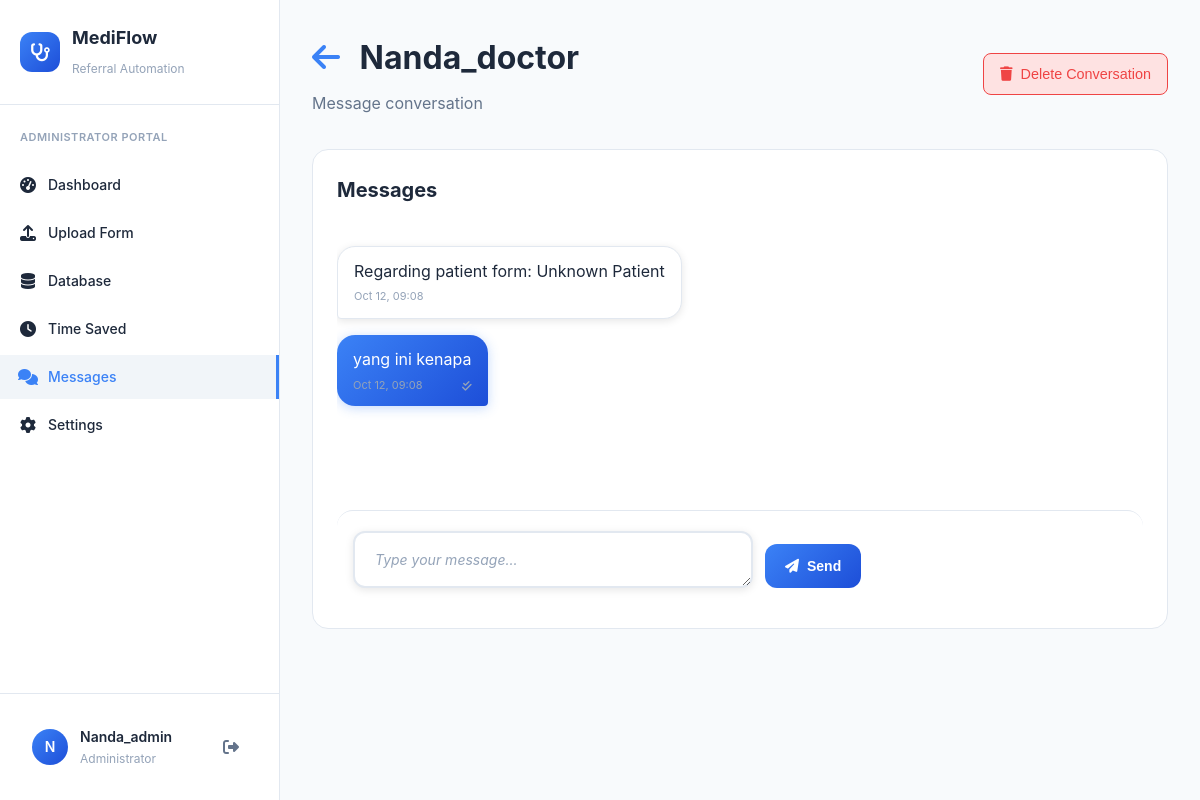
Page /messages/conversation/6/ (signed in) on the committed database.
### accounts/models.py (models this page shows, shortened)
class UserProfile(models.Model):
    ROLE_CHOICES = [
        ('administrator', 'Administrator'),
        ('screening_physician', 'Screening Physician'),
    ]
    user = models.OneToOneField(User, on_delete=models.CASCADE, related_name='profile')
    role = models.CharField(max_length=20, choices=ROLE_CHOICES, default='screening_physician')
    created_at = models.DateTimeField(auto_now_add=True)
    updated_at = models.DateTimeField(auto_now=True)

### messaging/models.py (models this page shows, shortened)
class Message(models.Model):
    conversation = models.ForeignKey(Conversation, on_delete=models.CASCADE, related_name='messages')
    sender = models.ForeignKey(User, on_delete=models.CASCADE, related_name='sent_messages')
    content = models.TextField()
    created_at = models.DateTimeField(default=timezone.now)
    is_read = models.BooleanField(default=False)
    edited_at = models.DateTimeField(null=True, blank=True)
    class Meta:
        ordering = ['created_at']

### messaging/views.py (the view, shortened to what this page needs)
# urls.py: path('conversation/<int:conversation_id>/', views.conversation_detail, name='conversation_detail'),
@login_required
def conversation_detail(request, conversation_id):
    conversation = get_object_or_404(
        Conversation,
        id=conversation_id,
        participants=request.user
    )
    unread_messages = conversation.messages.filter(
        ~Q(sender=request.user),
        is_read=False
    )
    for message in unread_messages:
        message.mark_as_read()
        MessageReadStatus.objects.get_or_create(
            message=message,
            user=request.user
        )
    messages_list = conversation.messages.select_related('sender').order_by('created_at')
    paginator = Paginator(messages_list, 50)
    page_number = request.GET.get('page')
    page_obj = paginator.get_page(page_number)
    context = {
        'conversation': conversation,
        'messages': page_obj,
        'other_participant': conversation.get_other_participant(request.user)
    }
    return render(request, 'messaging/conversation_detail.html', context)

### messaging/models.py (called while the page is built)
    def get_other_participant(self, user):
        return self.participants.exclude(id=user.id).first()

### templates/messaging/conversation_detail.html (shortened to what this page needs)
{% extends 'base.html' %}
{% load static %}
{% block extra_css %}
<link rel="stylesheet" href="{% static 'css/messaging.css' %}">
{% endblock %}
{% block content %}
<div class="dashboard-content">
    <div class="dashboard-header">
        <div class="header-content">
            <div class="header-text">
                <h1>
                    <a href="{% url 'messaging:inbox' %}" class="back-button">
                        <i class="fas fa-arrow-left"></i>
                    </a>
                    {% if other_participant %}
                        {{ other_participant.get_full_name|default:other_participant.username }}
                    {% else %}
                        {{ conversation.title|default:"Group Conversation" }}
                    {% endif %}
                </h1>
                <p>Message conversation</p>
            </div>
            <div class="header-actions">
                <button class="delete-conversation-btn" title="Delete entire conversation" onclick="deleteConversationFromDetail({{ conversation.id }}, '{% if other_participant %}{{ other_participant.get_full_name|default:other_participant.username }}{% else %}{{ conversation.title|default:'Group Conversation' }}{% endif %}')">
                    <i class="fas fa-trash"></i>
                    Delete Conversation
                </button>
            </div>
        </div>
    </div>
    <div class="dashboard-card" style="height: 60vh; display: flex; flex-direction: column;">
        <h2>Messages</h2>
        <div class="messages-container" id="messages-container" style="flex: 1; overflow-y: auto; padding: 20px 0;">
            {% if messages %}
            {% for message in messages %}
                <div class="message {% if message.sender == user %}sent{% else %}received{% endif %} {% if 'PHYSICIAN DECISION:' in message.content %}physician-decision{% endif %}">
                    <div class="message-bubble">
                        <div class="message-content" data-message-id="{{ message.id }}">{{ message.content|linebreaks }}</div>
                        <div class="message-time">
                            {{ message.created_at|date:"M j, H:i" }}
                            {% if message.sender == user %}
                                <i class="fas fa-check{% if message.is_read %}-double{% endif %}"></i>
                            {% endif %}
                        </div>
                    </div>
                </div>
            {% endfor %}
            {% endif %}
        </div>
        <form method="post" class="message-form" id="message-form" style="border-top: 1px solid var(--border-primary); padding-top: 20px; margin-top: 20px;">
            <div style="display: flex; gap: 12px; align-items: flex-end;">
                <textarea
                    name="content"
                    class="modern-input"
                    placeholder="Type your message..."
                    rows="1"
                    style="flex: 1; resize: vertical; min-height: 44px;"
                    required></textarea>
                <button type="submit" class="new-message-btn">
                    <i class="fas fa-paper-plane"></i>
                    Send
                </button>
            </div>
        </form>
    </div>
</div>
{% endblock %}

### templates/base.html (shortened to what this page needs)
<!DOCTYPE html>
<html lang="en">
<head>
    {% load static %}
    <link rel="stylesheet" href="{% static 'css/dashboard.css' %}">
    <link href="https://cdnjs.cloudflare.com/ajax/libs/font-awesome/6.4.0/css/all.min.css" rel="stylesheet">
    {% block extra_css %}{% endblock %}
</head>
<body data-theme="light">
    <div class="app-container">
        <aside class="sidebar">
            <div class="sidebar-header">
                <div class="logo">
                    <div class="logo-icon">
                        <i class="fas fa-stethoscope"></i>
                    </div>
                    <div class="logo-text">
                        <h3>MediFlow</h3>
                        <span>Referral Automation</span>
                    </div>
                </div>
            </div>
            <nav class="sidebar-nav">
                {% if user.profile.role == 'administrator' %}
                    <h4>ADMINISTRATOR PORTAL</h4>
                    <ul>
                        <li class="nav-item" data-page="dashboard">
                            <a href="{% url 'dashboard:home' %}">
                                <i class="fas fa-tachometer-alt"></i>
                                Dashboard
                            </a>
                        </li>
                        <li class="nav-item" data-page="upload">
                            <a href="{% url 'dashboard:upload_form' %}">
                                <i class="fas fa-upload"></i>
                                Upload Form
                            </a>
                        </li>
                        <li class="nav-item" data-page="database">
                            <a href="{% url 'dashboard:database' %}">
                                <i class="fas fa-database"></i>
                                Database
                            </a>
                        </li>
                        <li class="nav-item" data-page="time-saved">
                            <a href="{% url 'dashboard:time_saved' %}">
                                <i class="fas fa-clock"></i>
                                Time Saved
                            </a>
                        </li>
                        <li class="nav-item" data-page="messages">
                            <a href="{% url 'messaging:inbox' %}">
                                <i class="fas fa-comments"></i>
                                Messages
                            </a>
                        </li>
                        <li class="nav-item" data-page="settings">
                            <a href="{% url 'dashboard:settings' %}">
                                <i class="fas fa-cog"></i>
                                Settings
                            </a>
                        </li>
                    </ul>
                {% endif %}
            </nav>
            <div class="sidebar-footer">
                {% if user.is_authenticated %}
                <div class="user-profile">
                    <div class="user-avatar">{{ user.username|first|upper }}</div>
                    <div class="user-info">
                        <span class="user-name">{{ user.get_full_name|default:user.username }}</span>
                        <span class="user-role">{{ user.profile.get_role_display|default:"User" }}</span>
                    </div>
                    <div class="user-actions">
                        <a href="{% url 'accounts:logout' %}" class="logout-btn" title="Logout">
                            <i class="fas fa-sign-out-alt"></i>
                        </a>
                    </div>
                </div>
                {% endif %}
            </div>
        </aside>
        <main class="main-content">
            {% block content %}
            {% endblock %}
        </main>
    </div>
</body>
</html>

### static/css/messaging.css (style rules this page uses)
:root { --message-bg-sent: linear-gradient(135deg, #3b82f6, #60a5fa); --message-bg-received: var(--card-bg); --message-shadow-sent: 0 2px 12px rgba(59, 130, 246, 0.3); --message-shadow-received: var(--shadow-light); --conversation-hover-bg: var(--hover-bg); --conversation-active-border: var(--primary-color); }
.message-bubble { animation: messageSlideIn 0.3s ease-out; transform-origin: bottom; }

### templates/base.html (style rules this page uses)
:root { --bg-primary: #ffffff; --bg-secondary: #f8fafc; --bg-tertiary: #f1f5f9; --text-primary: #1e293b; --text-secondary: #64748b; --text-tertiary: #94a3b8; --border-primary: #e2e8f0; --border-secondary: #f1f5f9; --border-light: #f1f5f9; --shadow-light: 0 2px 8px rgba(0, 0, 0, 0.1); --shadow-medium: 0 4px 12px rgba(0, 0, 0, 0.15); --sidebar-bg: #ffffff; --sidebar-text: #1e293b; --card-bg: #ffffff; --input-bg: #ffffff; --hover-bg: #f8fafc; --primary-color: #3b82f6; --primary-dark: #1d4ed8; --accent-color: #1d4ed8; --success-color: #10b981; --success-bg: #dcfce7; --success-text: #166534; --error-color: #ef4444; --error-bg: #fee2e2; --error-text: #991b1b; --warning-color: #f59e0b; --warning-bg: #fef3c7; --warning-text: #92400e; }
body { background-color: var(--bg-secondary); color: var(--text-primary); transition: background-color 0.3s ease, color 0.3s ease; }

### templates/messaging/conversation_detail.html (style rules this page uses)
.back-button { color: var(--primary-color); text-decoration: none; margin-right: 12px; }
.header-content { display: flex; justify-content: space-between; align-items: center; }
.delete-conversation-btn { background: var(--error-bg); color: var(--error-color); border: 1px solid var(--error-color); border-radius: 8px; padding: 0.75rem 1rem; font-size: 0.9rem; font-weight: 500; cursor: pointer; transition: all 0.2s ease; display: flex; align-items: center; gap: 0.5rem; }
.message { margin-bottom: 16px; display: flex; align-items: flex-end; gap: 8px; transition: all 0.2s ease; position: relative; }
.message.sent { justify-content: flex-end; flex-direction: row-reverse; }
.message-bubble { max-width: 70%; padding: 12px 16px; border-radius: 18px; background: var(--card-bg); border: 1px solid var(--border-primary); box-shadow: var(--shadow-light); color: var(--text-primary); position: relative; }
.message.received .message-bubble { border-radius: 18px 18px 18px 4px; }
.message.sent .message-bubble { background: linear-gradient(135deg, var(--primary-color), var(--accent-color)); color: white; border: none; border-radius: 18px 18px 4px 18px; box-shadow: 0 2px 12px rgba(59, 130, 246, 0.3); }
.message-time { font-size: 11px; color: var(--text-tertiary); margin-top: 4px; display: flex; align-items: center; justify-content: space-between; }
.message.received .message-time { text-align: left; }
.message-form { background: var(--card-bg); border-radius: 16px; padding: 16px; margin-top: 16px; }
.message-form textarea { background: var(--input-bg); border: 2px solid var(--border-primary); border-radius: 12px; color: var(--text-primary); font-family: inherit; font-size: 14px; transition: all 0.3s ease; }
.message-form textarea::placeholder { color: var(--text-tertiary); }
.new-message-btn { background: linear-gradient(135deg, var(--primary-color), var(--accent-color)); color: white; border: none; border-radius: 12px; padding: 12px 20px; font-weight: 600; text-decoration: none; display: inline-flex; align-items: center; gap: 8px; transition: all 0.2s ease; cursor: pointer; font-size: 14px; min-height: 44px; }
.messages-container { padding: 20px 0; max-height: 50vh; overflow-y: auto; scroll-behavior: smooth; }

### rows in the picture
Message: content "Regarding patient form: Unknown Patient", created_at "Oct 12, 09:08"
Message: content "yang ini kenapa", created_at "Oct 12, 09:08", is_read True (drawn)

### other values in the picture
{{ user.username|first|upper }} "N"
{{ user.get_full_name|default:user.username }} "Nanda_admin"
{{ user.profile.get_role_display|default:"User" }} "Administrator"
{{ other_participant.get_full_name|default:other_participant.username }} "Nanda_doctor"
